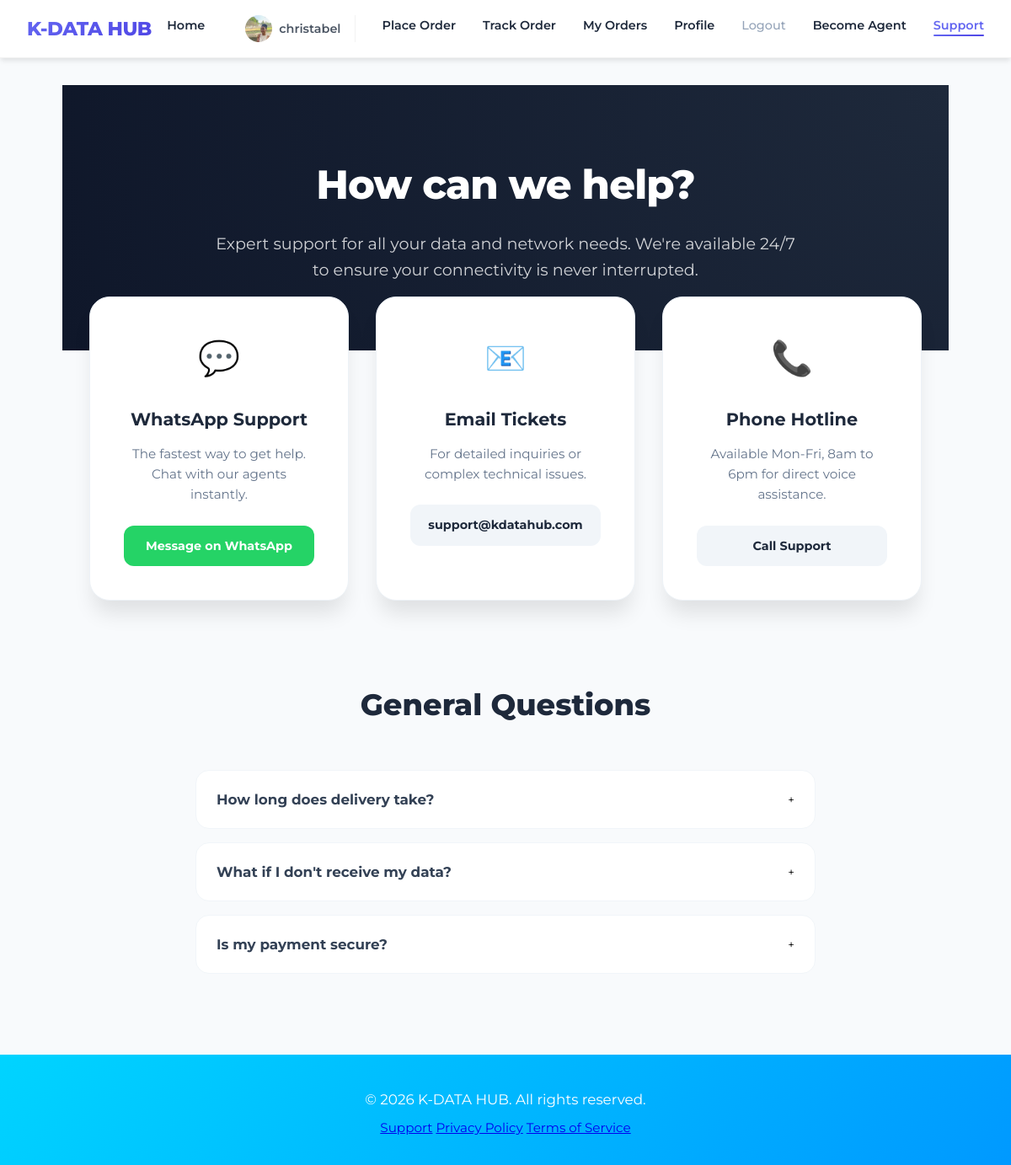
Page /support/ (signed in) on the committed database.
### accounts/models.py (models this page shows, shortened)
class CustomUser(AbstractUser):
    is_manager = models.BooleanField(default=False)
    is_agent = models.BooleanField(default=False)
    profile_picture = models.ImageField(upload_to='profile_pics/', null=True, blank=True)
    phone_number = models.CharField(max_length=15, blank=True)
    class Meta:
        verbose_name = 'User'
        verbose_name_plural = 'Users'

### templates/support.html (shortened to what this page needs)
{% extends 'base.html' %}
{% load static %}
{% block content %}
<div class="support-wrapper">
    <section class="support-hero-premium">
        <h1>How can we help?</h1>
        <p>Expert support for all your data and network needs. We're available 24/7 to ensure your connectivity is never interrupted.</p>
    </section>
    <div class="support-grid">
        <div class="contact-card-premium">
            <span class="contact-icon-large">💬</span>
            <h3>WhatsApp Support</h3>
            <p>The fastest way to get help. Chat with our agents instantly.</p>
            <a href="https://wa.me/233594715103" class="btn-support btn-whatsapp">Message on WhatsApp</a>
        </div>
        <div class="contact-card-premium">
            <span class="contact-icon-large">📧</span>
            <h3>Email Tickets</h3>
            <p>For detailed inquiries or complex technical issues.</p>
            <a href="mailto:support@kdatahub.com" class="btn-support">support@kdatahub.com</a>
        </div>
        <div class="contact-card-premium">
            <span class="contact-icon-large">📞</span>
            <h3>Phone Hotline</h3>
            <p>Available Mon-Fri, 8am to 6pm for direct voice assistance.</p>
            <a href="tel:+233594715103" class="btn-support">Call Support</a>
        </div>
    </div>
    <section class="faq-section-premium">
        <h2>General Questions</h2>
        <div class="faq-list">
            <div class="faq-item-premium">
                <button class="faq-trigger">
                    <h4>How long does delivery take?</h4>
                    <span>+</span>
                </button>
            </div>
            <div class="faq-item-premium">
                <button class="faq-trigger">
                    <h4>What if I don't receive my data?</h4>
                    <span>+</span>
                </button>
            </div>
            <div class="faq-item-premium">
                <button class="faq-trigger">
                    <h4>Is my payment secure?</h4>
                    <span>+</span>
                </button>
            </div>
        </div>
    </section>
</div>
{% endblock %}

### templates/base.html (shortened to what this page needs)
{% load static %}
<!DOCTYPE html>
<html lang="en">
<head>
    <link rel="stylesheet" href="{% static 'css/styles.css' %}">
</head>
<body class="{% block body_class %}{% endblock %}">
    <nav class="navbar">
        <div class="nav-container">
            <div class="logo">
                <h2>K-DATA HUB</h2>
            </div>
            <ul class="nav-links">
                <li><a href="{% url 'home' %}" class="{% if request.path == '/' %}active{% endif %}">Home</a></li>
                {% if user.is_authenticated %}
                    <li class="nav-user-info">
                        {% if user.profile_picture %}
                            <img src="{{ user.profile_picture.url }}" alt="{{ user.username }}" class="nav-avatar">
                        {% else %}
                            <div class="nav-avatar-placeholder">{{ user.username|first|upper }}</div>
                        {% endif %}
                        <span class="nav-username">{{ user.username }}</span>
                    </li>
                    <li><a href="{% url 'orders:create_order' %}" class="{% if '/orders/create/' in request.path %}active{% endif %}">Place Order</a></li>
                    <li><a href="{% url 'orders:track_order' %}" class="{% if 'track' in request.path %}active{% endif %}">Track Order</a></li>
                    <li><a href="{% url 'orders:my_orders' %}" class="{% if '/orders/my-orders/' in request.path %}active{% endif %}">My Orders</a></li>
                    <li><a href="{% url 'accounts:profile' %}" class="{% if '/accounts/profile/' in request.path %}active{% endif %}">Profile</a></li>
                    <li><a href="{% url 'accounts:logout' %}" class="logout-link">Logout</a></li>
                {% else %}
                    <li><a href="{% url 'accounts:login' %}" class="{% if '/accounts/login/' in request.path %}active{% endif %}">Login</a></li>
                    <li><a href="{% url 'accounts:signup' %}" class="{% if '/accounts/signup/' in request.path %}active{% endif %}">Sign Up</a></li>
                {% endif %}
                {% if not user.is_agent %}
                    <li><a href="{% url 'accounts:become_agent' %}" class="{% if 'become-agent' in request.path %}active{% endif %}">Become Agent</a></li>
                {% endif %}
                    <li><a href="{% url 'support' %}" class="{% if '/support/' in request.path %}active{% endif %}">Support</a></li>
            </ul>
        </div>
    </nav>
    <main>
        {% block content %}
        {% endblock %}
    </main>
    <footer>
        <div class="footer-container">
            <p>&copy; 2026 K-DATA HUB. All rights reserved.</p>
            <div class="footer-links">
                <a href="{% url 'support' %}">Support</a>
                <a href="#">Privacy Policy</a>
                <a href="#">Terms of Service</a>
            </div>
        </div>
    </footer>
</body>
</html>

### static/css/styles.css (style rules this page uses)
:root { --primary-gradient: linear-gradient(135deg, #6366f1 0%, #4f46e5 100%); --secondary-gradient: linear-gradient(135deg, #1e293b 0%, #0f172a 100%); --accent-color: #6366f1; --text-main: #1e293b; --text-muted: #64748b; --bg-light: #f8fafc; --shadow-sm: 0 1px 3px rgba(0,0,0,0.1); --shadow-md: 0 4px 6px -1px rgba(0,0,0,0.1); --shadow-lg: 0 20px 25px -5px rgba(0,0,0,0.1); }
* { margin: 0; padding: 0; box-sizing: border-box; }
body { font-family: 'Montserrat', sans-serif; background: var(--bg-light); min-height: 100vh; color: var(--text-main); font-size: 0.95rem; line-height: 1.6; }
.navbar { background: rgba(255, 255, 255, 0.98); backdrop-filter: blur(15px); box-shadow: var(--shadow-md); position: sticky; top: 0; z-index: 1000; border-bottom: 1px solid rgba(0, 0, 0, 0.05); }
.nav-container { max-width: 1200px; margin: 0 auto; padding: 1rem 2rem; display: flex; justify-content: space-between; align-items: center; }
.logo h2 { background: var(--primary-gradient); -webkit-background-clip: text; background-clip: text; color: transparent; font-weight: 800; letter-spacing: -0.5px; }
.nav-links { display: flex; gap: 2rem; list-style: none; }
.nav-links a { text-decoration: none; color: var(--text-main); font-weight: 600; font-size: 0.9rem; transition: all 0.3s ease; position: relative; padding-bottom: 4px; }
.nav-links a.active { color: var(--accent-color); }
.nav-links a::after { content: ''; position: absolute; bottom: 0; left: 0; width: 0; height: 2px; background: var(--primary-gradient); transition: width 0.3s ease; border-radius: 2px; }
.nav-links a.active::after, .nav-links a:hover::after { width: 100%; }
.nav-user-info { display: flex; align-items: center; gap: 0.5rem; padding: 0 1rem; border-right: 1px solid rgba(0, 0, 0, 0.05); }
.nav-avatar { width: 32px; height: 32px; border-radius: 50%; object-fit: cover; }
.nav-username { font-weight: 600; font-size: 0.9rem; color: #4b5563; }
.logout-link { color: #94a3b8 !important; font-weight: 500 !important; }
.logout-link::after { display: none !important; }
main { max-width: 1100px; margin: 2rem auto; padding: 0 1.5rem; }
footer { background: linear-gradient(135deg, #00d4ff 0%, #0099ff 100%); color: white; text-align: center; padding: 2rem; margin-top: 3rem; }
footer p { margin: 0.5rem 0; font-size: 1.05rem; }

### templates/support.html (style rules this page uses)
.support-wrapper { min-height: 100vh; background: #f8fafc; }
.support-hero-premium { background: radial-gradient(circle at top right, #1e293b, #0f172a); padding: 5rem 2rem; text-align: center; color: white; }
.support-hero-premium h1 { font-size: 3rem; font-weight: 800; margin-bottom: 1rem; letter-spacing: -1px; }
.support-hero-premium p { font-size: 1.2rem; opacity: 0.8; max-width: 700px; margin: 0 auto; }
.support-grid { max-width: 1200px; margin: -4rem auto 4rem; padding: 0 2rem; display: grid; grid-template-columns: repeat(auto-fit, minmax(280px, 1fr)); gap: 2rem; }
.contact-card-premium { background: white; border-radius: 24px; padding: 2.5rem; text-align: center; box-shadow: var(--shadow-lg); border: 1px solid #edf2f7; transition: all 0.3s ease; }
.contact-icon-large { font-size: 2.5rem; margin-bottom: 1.5rem; display: inline-block; }
.contact-card-premium h3 { font-size: 1.3rem; font-weight: 700; margin-bottom: 0.8rem; color: #1e293b; }
.contact-card-premium p { color: var(--text-muted); font-size: 0.95rem; margin-bottom: 1.5rem; }
.btn-support { display: block; padding: 0.8rem; border-radius: 12px; background: #f1f5f9; color: #1e293b; text-decoration: none; font-weight: 700; font-size: 0.9rem; transition: all 0.2s; }
.btn-whatsapp { background: #25d366; color: white; }
.faq-section-premium { max-width: 800px; margin: 6rem auto; padding: 0 2rem; }
.faq-section-premium h2 { text-align: center; font-size: 2.2rem; font-weight: 800; margin-bottom: 3rem; color: #1e293b; }
.faq-item-premium { background: white; border-radius: 16px; margin-bottom: 1rem; border: 1px solid #f1f5f9; overflow: hidden; }
.faq-trigger { width: 100%; padding: 1.5rem; display: flex; justify-content: space-between; align-items: center; background: none; border: none; cursor: pointer; font-family: 'Montserrat', sans-serif; text-align: left; }
.faq-trigger h4 { font-size: 1.05rem; font-weight: 700; color: #334155; }

### rows in the picture
CustomUser: profile_picture (picture), username "christabel"
